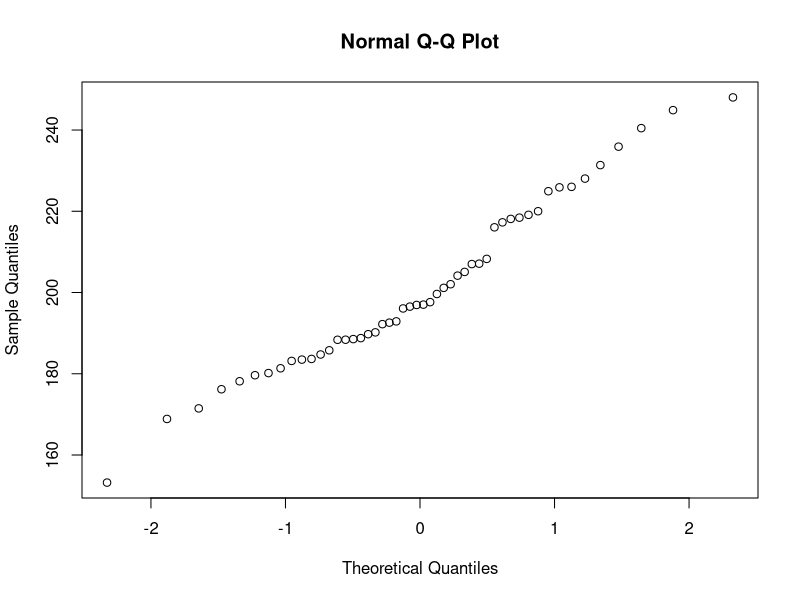
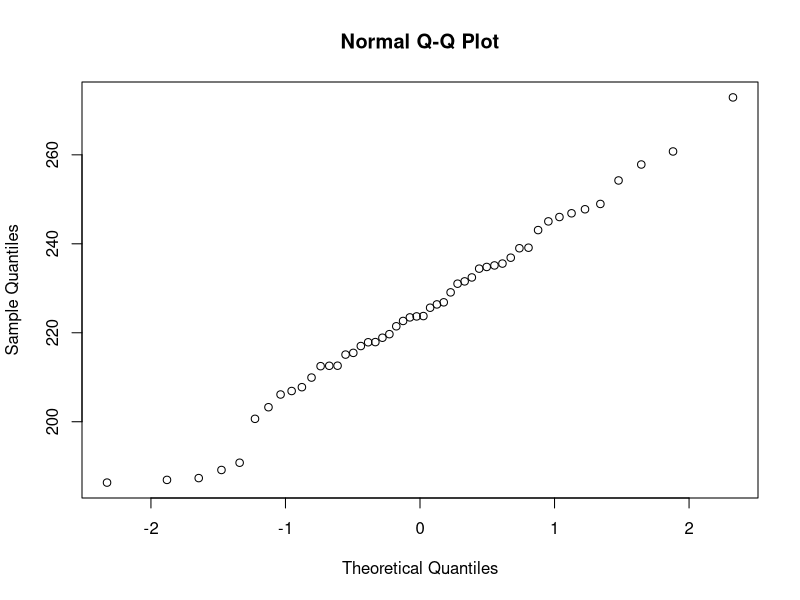
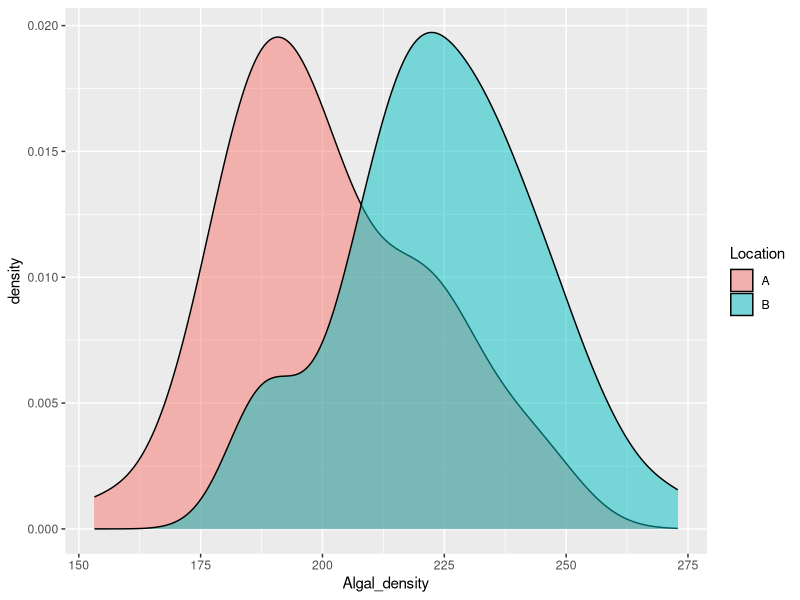
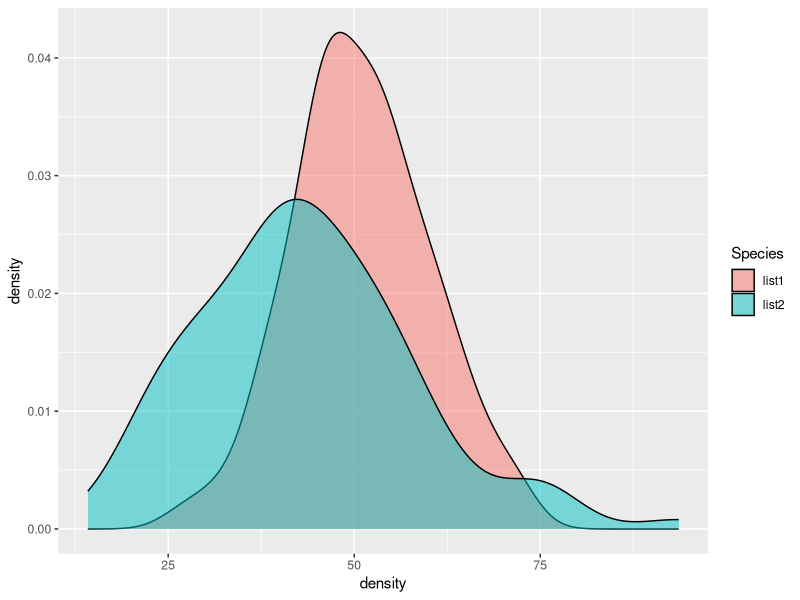

Source code (R) for these figures, in order:
## ---- chunk 1
A <- rnorm(50, 200, 20)
B <- rnorm(50, 220, 20)
## ---- chunk 2
#We can see the distributution here - Looks as though Hist A has some outliers on the lower end of the scale
qqnorm(A)
qqnorm(B)
# Here are outliers above 3 SD away from the mean.
# A
Tmin = 200 - (3*20)
Tmax = 200 + (3*20)
A[which(A < Tmin | A > Tmax)]

#B 
Tmin = 220 - (3*20)
Tmax = 220 + (3*20)
B[which(B < Tmin | B > Tmax)]
## ---- chunk 3
d.f <- data.frame(A, B)
library(ggplot2)
# Collating the data using rep to plot 50 A's and 50 B's and then fill sheet with rnorm data. 
d.f <- data.frame(Location = c(rep("A", 50), rep("B", 50)), Algal_density = c(A, B))


ggplot(d.f, aes(x = Algal_density, fill = Location)) +
  geom_density(alpha = 0.5)


## ---- chunk 4
#binominal 50 x 10 sample test with a 0.7 and 0.5 probability of finsing the algal species
Loc.A <- rbinom(50 ,10, 0.7)
print(Loc.A)
Loc.B <- rbinom(50, 10, 0.5)
print(Loc.B)

median(Loc.A) - median(Loc.B)
## ---- chunk 5
# Probability of observing exactly 5 occurrences in a month
probability_5 <- dpois(5, lambda = 3)

# Probability of observing 3 or fewer occurrences in a month
probability_3_or_fewer <- ppois(3, lambda = 3)

probability_5
probability_3_or_fewer
## ---- chunk 6
list1 <- c(44.40, 47.70, 65.59, 50.71, 51.29, 67.15, 54.61, 37.35, 43.13, 45.54, 62.24, 53.60, 54.01, 51.11, 
           44.44, 67.87, 54.98, 30.33, 57.01, 45.27, 39.32, 47.82, 39.74, 42.71, 43.75, 33.13, 58.38, 51.53, 
           38.62, 62.54, 54.26, 47.05, 58.95, 58.78, 58.22, 56.89, 55.54, 49.38, 46.94, 46.20, 43.05, 47.92, 
           37.35, 71.69, 62.08, 38.77, 45.97, 45.33, 57.80, 49.17, 52.53, 49.71, 49.57, 63.69, 47.74, 65.16, 
           34.51, 55.85, 51.24, 52.16, 53.80, 44.98, 46.67, 39.81, 39.28, 53.04, 54.48, 50.53, 59.22, 70.50, 
           45.09, 26.91, 60.06, 42.91, 43.12, 60.26, 47.15, 37.79, 51.81, 48.61, 50.06, 53.85, 46.29, 56.44, 
           47.80, 53.32, 60.97, 54.35, 46.74, 61.49, 59.94, 55.48, 52.39, 43.72, 63.61, 44.00, 71.87, 65.33, 
           47.64, 39.74)

list2 <- c(44.34, 48.85, 41.30, 39.79, 30.73, 44.32, 33.23, 19.98, 39.30, 58.78, 36.37, 54.12, 20.73, 44.17, 
           52.79, 49.52, 46.59, 35.39, 32.25, 29.64, 46.76, 30.79, 37.64, 41.16, 72.66, 35.22, 48.53, 46.17, 
           30.57, 43.93, 66.67, 51.77, 45.62, 38.66, 14.20, 61.97, 23.09, 56.10, 73.64, 23.34, 55.53, 41.07, 
           21.42, 22.28, 20.98, 37.04, 23.07, 55.32, 76.50, 25.69, 56.82, 56.54, 49.98, 29.87, 43.21, 40.79, 
           53.44, 39.41, 59.65, 39.38, 60.79, 29.26, 26.10, 93.62, 38.75, 49.47, 54.55, 37.74, 52.75, 50.53, 
           41.77, 45.98, 44.49, 76.93, 33.88, 28.56, 45.57, 49.66, 51.55, 38.12, 29.05, 63.95, 39.76, 32.02, 
           41.46, 42.04, 61.65, 46.27, 56.31, 37.51, 48.22, 40.13, 46.42, 31.57, 25.34, 74.96, 54.01, 26.23, 
           35.83, 27.22)

## ---- chunk 7
DataFrame <- data.frame(Species = c(rep("list1", 100), rep("list2", 100)), density = c(list1, list2))

ggplot(DataFrame, aes(x = density, fill = Species)) +
  geom_density(alpha = 0.5)

mean(list1) - mean(list2)

